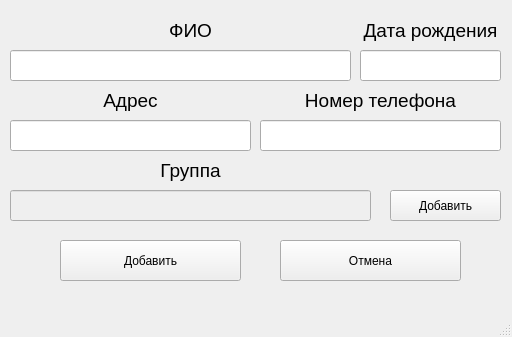
<?xml version="1.0" encoding="UTF-8"?>
<ui version="4.0">
 <class>MainWindow</class>
 <widget class="QMainWindow" name="MainWindow">
  <property name="geometry">
   <rect>
    <x>0</x>
    <y>0</y>
    <width>512</width>
    <height>337</height>
   </rect>
  </property>
  <property name="windowTitle">
   <string>Добавление читателя</string>
  </property>
  <property name="documentMode">
   <bool>false</bool>
  </property>
  <widget class="QWidget" name="centralwidget">
   <widget class="QLabel" name="label_6">
    <property name="geometry">
     <rect>
      <x>10</x>
      <y>20</y>
      <width>361</width>
      <height>21</height>
     </rect>
    </property>
    <property name="font">
     <font>
      <pointsize>14</pointsize>
      <weight>50</weight>
      <bold>false</bold>
     </font>
    </property>
    <property name="text">
     <string>ФИО</string>
    </property>
    <property name="alignment">
     <set>Qt::AlignCenter</set>
    </property>
   </widget>
   <widget class="QLineEdit" name="line_name">
    <property name="geometry">
     <rect>
      <x>10</x>
      <y>50</y>
      <width>341</width>
      <height>31</height>
     </rect>
    </property>
    <property name="font">
     <font>
      <pointsize>14</pointsize>
     </font>
    </property>
   </widget>
   <widget class="QLabel" name="label_3">
    <property name="geometry">
     <rect>
      <x>360</x>
      <y>20</y>
      <width>141</width>
      <height>21</height>
     </rect>
    </property>
    <property name="font">
     <font>
      <pointsize>14</pointsize>
      <weight>50</weight>
      <bold>false</bold>
     </font>
    </property>
    <property name="text">
     <string>Дата рождения</string>
    </property>
    <property name="alignment">
     <set>Qt::AlignCenter</set>
    </property>
   </widget>
   <widget class="QLineEdit" name="line_year">
    <property name="geometry">
     <rect>
      <x>360</x>
      <y>50</y>
      <width>141</width>
      <height>31</height>
     </rect>
    </property>
    <property name="font">
     <font>
      <pointsize>14</pointsize>
     </font>
    </property>
    <property name="alignment">
     <set>Qt::AlignCenter</set>
    </property>
   </widget>
   <widget class="QLineEdit" name="line_address">
    <property name="geometry">
     <rect>
      <x>10</x>
      <y>120</y>
      <width>241</width>
      <height>31</height>
     </rect>
    </property>
    <property name="font">
     <font>
      <pointsize>14</pointsize>
     </font>
    </property>
   </widget>
   <widget class="QLabel" name="label_7">
    <property name="geometry">
     <rect>
      <x>10</x>
      <y>90</y>
      <width>241</width>
      <height>21</height>
     </rect>
    </property>
    <property name="font">
     <font>
      <pointsize>14</pointsize>
      <weight>50</weight>
      <bold>false</bold>
     </font>
    </property>
    <property name="text">
     <string>Адрес</string>
    </property>
    <property name="alignment">
     <set>Qt::AlignCenter</set>
    </property>
   </widget>
   <widget class="QLineEdit" name="line_phone">
    <property name="geometry">
     <rect>
      <x>260</x>
      <y>120</y>
      <width>241</width>
      <height>31</height>
     </rect>
    </property>
    <property name="font">
     <font>
      <pointsize>14</pointsize>
     </font>
    </property>
   </widget>
   <widget class="QLabel" name="label_9">
    <property name="geometry">
     <rect>
      <x>260</x>
      <y>90</y>
      <width>241</width>
      <height>21</height>
     </rect>
    </property>
    <property name="font">
     <font>
      <pointsize>14</pointsize>
      <weight>50</weight>
      <bold>false</bold>
     </font>
    </property>
    <property name="text">
     <string>Номер телефона</string>
    </property>
    <property name="alignment">
     <set>Qt::AlignCenter</set>
    </property>
   </widget>
   <widget class="QLineEdit" name="line_group">
    <property name="enabled">
     <bool>false</bool>
    </property>
    <property name="geometry">
     <rect>
      <x>10</x>
      <y>190</y>
      <width>361</width>
      <height>31</height>
     </rect>
    </property>
    <property name="font">
     <font>
      <pointsize>14</pointsize>
     </font>
    </property>
   </widget>
   <widget class="QPushButton" name="btn_add_tab_group">
    <property name="geometry">
     <rect>
      <x>390</x>
      <y>190</y>
      <width>111</width>
      <height>31</height>
     </rect>
    </property>
    <property name="text">
     <string>Добавить</string>
    </property>
   </widget>
   <widget class="QLabel" name="label_4">
    <property name="geometry">
     <rect>
      <x>10</x>
      <y>160</y>
      <width>361</width>
      <height>21</height>
     </rect>
    </property>
    <property name="font">
     <font>
      <pointsize>14</pointsize>
      <weight>50</weight>
      <bold>false</bold>
     </font>
    </property>
    <property name="text">
     <string>Группа</string>
    </property>
    <property name="alignment">
     <set>Qt::AlignCenter</set>
    </property>
   </widget>
   <widget class="QPushButton" name="btn_add">
    <property name="geometry">
     <rect>
      <x>60</x>
      <y>240</y>
      <width>181</width>
      <height>41</height>
     </rect>
    </property>
    <property name="text">
     <string>Добавить</string>
    </property>
   </widget>
   <widget class="QPushButton" name="btn_cancel">
    <property name="geometry">
     <rect>
      <x>280</x>
      <y>240</y>
      <width>181</width>
      <height>41</height>
     </rect>
    </property>
    <property name="text">
     <string>Отмена</string>
    </property>
   </widget>
   <widget class="QLabel" name="label_info">
    <property name="geometry">
     <rect>
      <x>10</x>
      <y>290</y>
      <width>491</width>
      <height>21</height>
     </rect>
    </property>
    <property name="font">
     <font>
      <pointsize>14</pointsize>
     </font>
    </property>
    <property name="styleSheet">
     <string notr="true">color: rgb(255, 0, 0);</string>
    </property>
    <property name="text">
     <string/>
    </property>
    <property name="alignment">
     <set>Qt::AlignCenter</set>
    </property>
   </widget>
  </widget>
  <widget class="QStatusBar" name="statusbar"/>
 </widget>
 <resources/>
 <connections/>
</ui>
